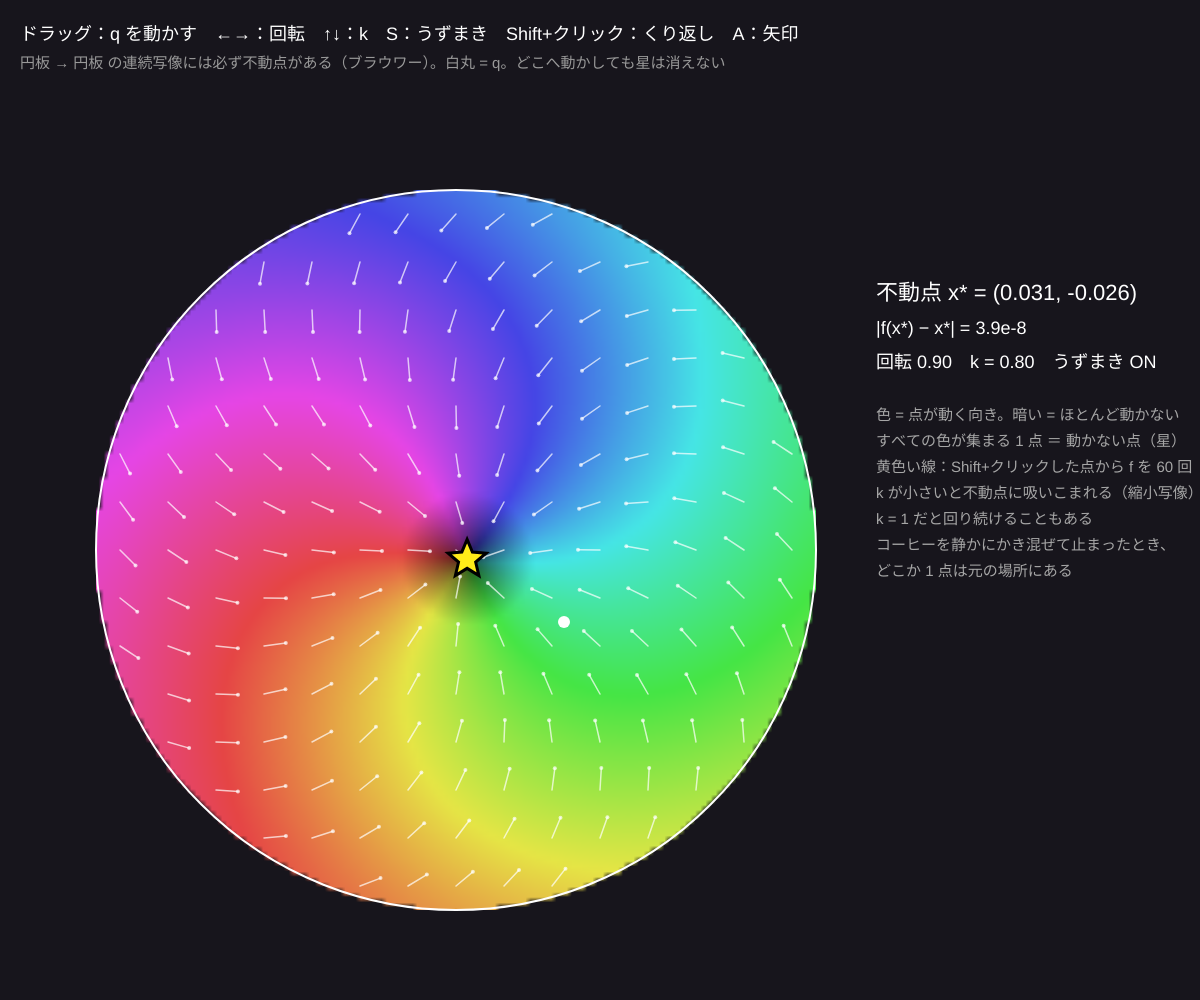
Frame 1 (no input)
Frame 60 (no input): identical to frame 1, image omitted
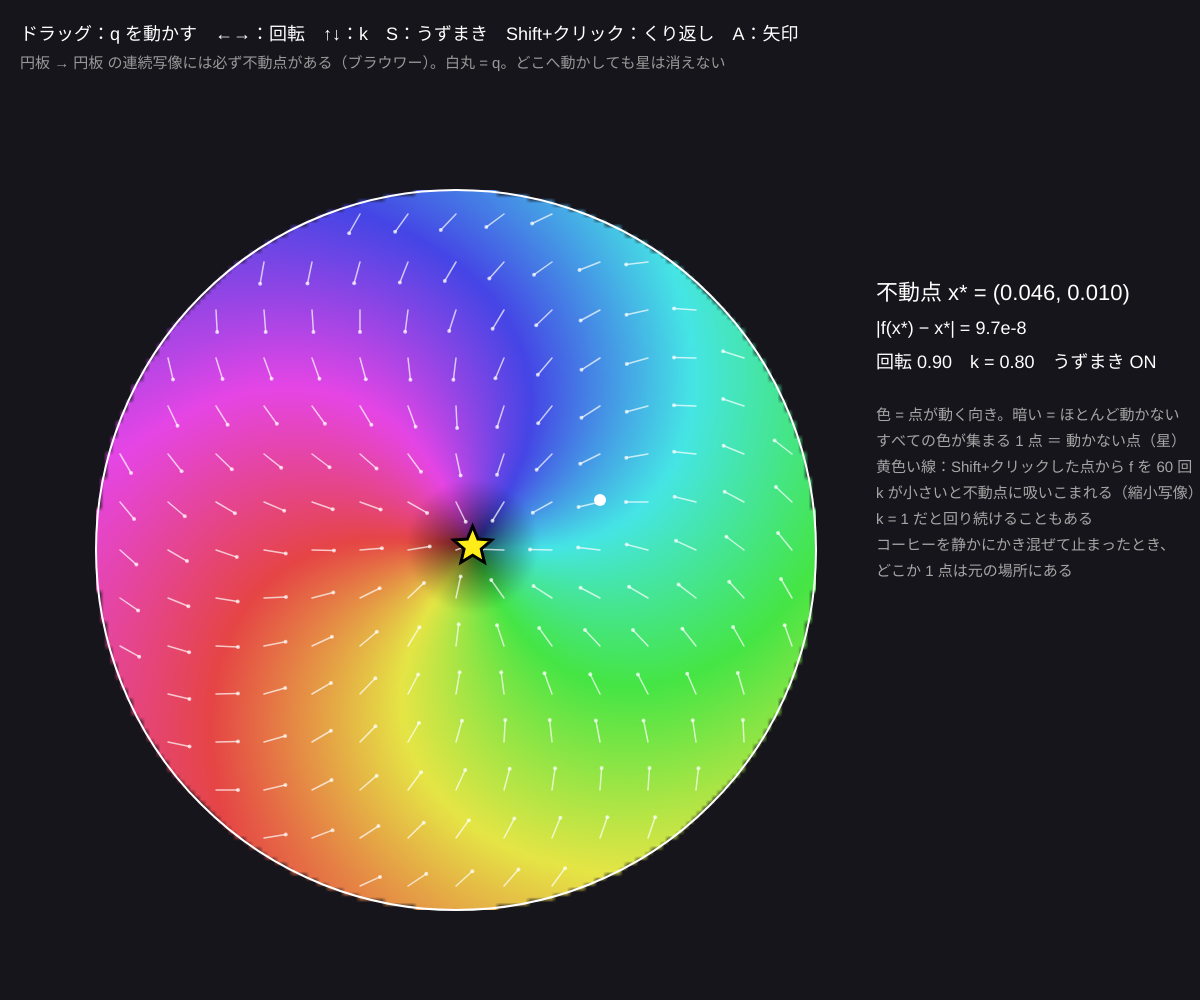
Frame 120 (the mouse pressed at the canvas centre since frame 60)

The p5.js sketch that drew these frames (run headless with seeded random() and noise() and a simulated clock; from frame 60 on, the mouse is pressed at the canvas centre):

// p5.js sketch
// ── sketch.js
// ============================================
// 11 ブラウワーの不動点定理（2 次元のイメージ）
// 円板を自分自身の中へ連続に（ちぎらずに）写すと、必ずどこか 1 点は動かない（不動点）
//   色 = 各点が動く向き。すべての色が集まる点が不動点。矢印 = 点がどこへ行くか
// ドラッグ = 縮める中心 q を動かす / ←→ = 回転 / ↑↓ = 縮める割合 k / S = うずまき ON/OFF / クリック（Shift） = その点から写像をくり返す / A = 矢印
// ============================================

let theta = 0.9;             // ★ 回転の角度
let k = 0.8;                 // ★ 縮める割合（1 = 縮めない）
let swirl = 2.5;             // ★ うずまきの強さ（中心ほど多く回る）
let q = { x: 0.3, y: -0.2 }; // 縮める中心
let showArrows = true;
let colorG, dirty = true;
let iter = null;
let fixedPt = null;
let Rd, cx, cy;
let dragging = false;

function setup() {
  createCanvas(windowWidth, windowHeight);
  colorMode(HSB, 360, 100, 100, 100);
  Rd = min(width * 0.3, height * 0.38); cx = width * 0.08 + Rd; cy = height * 0.55;
  colorG = createGraphics(140, 140);
  colorG.pixelDensity(1);
}

// ★ 写像 f：回転（中心ほど多く回るうずまき）してから、点 q へ向かって k 倍に縮める。円板の中に収まる
function f(x, y) {
  let a = theta + swirl * (1 - (x * x + y * y));
  let rx = x * Math.cos(a) - y * Math.sin(a), ry = x * Math.sin(a) + y * Math.cos(a);
  return { x: q.x + k * (rx - q.x), y: q.y + k * (ry - q.y) };
}

// 不動点さがし：粗く |f(p) − p| が最小の所を探し、細かく詰める
function findFixed() {
  let best = null, bd = 1e9;
  for (let i = 0; i <= 60; i++) for (let j = 0; j <= 60; j++) {
    let x = -1 + (2 * i) / 60, y = -1 + (2 * j) / 60;
    if (x * x + y * y > 1) continue;
    let p = f(x, y), d = Math.hypot(p.x - x, p.y - y);
    if (d < bd) { bd = d; best = { x, y }; }
  }
  let h = 0.03;
  for (let it = 0; it < 200 && h > 1e-7; it++) {
    let improved = false;
    for (let [dx, dy] of [[h, 0], [-h, 0], [0, h], [0, -h]]) {
      let x = best.x + dx, y = best.y + dy, p = f(x, y), d = Math.hypot(p.x - x, p.y - y);
      if (d < bd) { bd = d; best = { x, y }; improved = true; }
    }
    if (!improved) h /= 2;
  }
  return { x: best.x, y: best.y, err: bd };
}

function makeColors() {
  let n = colorG.width;
  colorG.loadPixels();
  for (let j = 0; j < n; j++) for (let i = 0; i < n; i++) {
    let x = -1 + (2 * (i + 0.5)) / n, y = 1 - (2 * (j + 0.5)) / n, o = 4 * (i + j * n);
    if (x * x + y * y > 1) { colorG.pixels[o + 3] = 0; continue; }
    let p = f(x, y), dx = p.x - x, dy = p.y - y, m = Math.hypot(dx, dy);
    let c = hsb2rgb(((Math.atan2(dy, dx) * 180) / Math.PI + 360) % 360, 0.7, 0.3 + 0.6 * Math.min(1, m * 3));
    colorG.pixels[o] = c[0]; colorG.pixels[o + 1] = c[1]; colorG.pixels[o + 2] = c[2]; colorG.pixels[o + 3] = 255;
  }
  colorG.updatePixels();
  fixedPt = findFixed();
  dirty = false;
}
// 色相（0〜360）・彩度・明るさ（0〜1）→ RGB（0〜255）
function hsb2rgb(h, s, v) {
  let c = v * s, x = c * (1 - Math.abs(((h / 60) % 2) - 1)), m = v - c, r = 0, g = 0, b = 0;
  if (h < 60) [r, g, b] = [c, x, 0]; else if (h < 120) [r, g, b] = [x, c, 0]; else if (h < 180) [r, g, b] = [0, c, x];
  else if (h < 240) [r, g, b] = [0, x, c]; else if (h < 300) [r, g, b] = [x, 0, c]; else [r, g, b] = [c, 0, x];
  return [(r + m) * 255, (g + m) * 255, (b + m) * 255];
}

function draw() {
  background(260, 25, 11);
  if (keyIsDown(LEFT_ARROW)) { theta -= 0.02; dirty = true; }
  if (keyIsDown(RIGHT_ARROW)) { theta += 0.02; dirty = true; }
  if (keyIsDown(UP_ARROW)) { k = min(1, k + 0.005); dirty = true; }
  if (keyIsDown(DOWN_ARROW)) { k = max(0.1, k - 0.005); dirty = true; }
  if (dragging) {
    let x = (mouseX - cx) / Rd, y = -(mouseY - cy) / Rd, m = Math.hypot(x, y);
    if (m > 0.95) { x *= 0.95 / m; y *= 0.95 / m; }
    q = { x, y }; dirty = true;
  }
  if (dirty) makeColors();
  image(colorG, cx - Rd, cy - Rd, Rd * 2, Rd * 2);
  noFill(); stroke(0, 0, 100); strokeWeight(2); circle(cx, cy, Rd * 2);
  // 矢印：p → f(p)
  if (showArrows) {
    stroke(0, 0, 100, 70); strokeWeight(1.5);
    for (let i = -7; i <= 7; i++) for (let j = -7; j <= 7; j++) {
      let x = i / 7.5, y = j / 7.5;
      if (x * x + y * y > 0.98) continue;
      let p = f(x, y), ax = cx + x * Rd, ay = cy - y * Rd, bx = cx + p.x * Rd, by = cy - p.y * Rd;
      let L = Math.hypot(bx - ax, by - ay), s = min(1, 22 / (L || 1));
      let ex = ax + (bx - ax) * s, ey = ay + (by - ay) * s;
      line(ax, ay, ex, ey); noStroke(); fill(0, 0, 100, 70); circle(ex, ey, 4); stroke(0, 0, 100, 70);
    }
  }
  // くり返しの軌跡
  if (iter) {
    let p = iter; noFill(); stroke(50, 90, 100); strokeWeight(2);
    beginShape(); vertex(cx + p.x * Rd, cy - p.y * Rd);
    for (let i = 0; i < 60; i++) { p = f(p.x, p.y); vertex(cx + p.x * Rd, cy - p.y * Rd); }
    endShape();
  }
  // q と不動点
  noStroke(); fill(0, 0, 100); circle(cx + q.x * Rd, cy - q.y * Rd, 12);
  if (fixedPt) {
    stroke(0, 0, 0); strokeWeight(3); fill(55, 90, 100);
    star(cx + fixedPt.x * Rd, cy - fixedPt.y * Rd, 9, 20);
  }
  let x0 = cx + Rd + 60;
  noStroke(); fill(0, 0, 100); textSize(22);
  text('不動点 x* = (' + nf(fixedPt.x, 1, 3) + ', ' + nf(fixedPt.y, 1, 3) + ')', x0, height * 0.3);
  textSize(18); text('|f(x*) − x*| = ' + fixedPt.err.toExponential(1), x0, height * 0.3 + 34);
  text('回転 ' + nf(theta, 1, 2) + '　k = ' + nf(k, 1, 2) + '　うずまき ' + (swirl ? 'ON' : 'off'), x0, height * 0.3 + 68);
  fill(0, 0, 65); textSize(15);
  let lines = ['色 = 点が動く向き。暗い = ほとんど動かない',
    'すべての色が集まる 1 点 ＝ 動かない点（星）',
    '黄色い線：Shift+クリックした点から f を 60 回',
    'k が小さいと不動点に吸いこまれる（縮小写像）',
    'k = 1 だと回り続けることもある',
    'コーヒーを静かにかき混ぜて止まったとき、',
    'どこか 1 点は元の場所にある'];
  lines.forEach((s, i) => text(s, x0, height * 0.3 + 120 + i * 26));
  fill(0, 0, 100); textSize(18);
  text('ドラッグ：q を動かす　←→：回転　↑↓：k　S：うずまき　Shift+クリック：くり返し　A：矢印', 20, 40);
  fill(0, 0, 60); textSize(15);
  text('円板 → 円板 の連続写像には必ず不動点がある（ブラウワー）。白丸 = q。どこへ動かしても星は消えない', 20, 68);
}

function star(x, y, r1, r2) {
  beginShape();
  for (let i = 0; i < 10; i++) { let a = -HALF_PI + (i * PI) / 5, r0 = i % 2 ? r1 : r2; vertex(x + r0 * cos(a), y + r0 * sin(a)); }
  endShape(CLOSE);
}

function mousePressed() {
  let x = (mouseX - cx) / Rd, y = -(mouseY - cy) / Rd;
  if (x * x + y * y > 1) return;
  if (keyIsDown(SHIFT)) iter = { x, y }; else dragging = true;
}
function mouseReleased() { dragging = false; }
function keyPressed() {
  if (key === 's' || key === 'S') { swirl = swirl ? 0 : 2.5; dirty = true; }
  if (key === 'a' || key === 'A') showArrows = !showArrows;
}

// ---------- やってみよう ----------
// 1. q をどこへ動かしても、回転をどう変えても星は消えない。円板の外へ出す写像（k > 1）にすると？
// 2. 円板のかわりに「ドーナツ形（輪）」だと不動点のない写像がある。どんな写像？（ヒント：回転だけ）
// 3. f() を自分の式に変えてみよう。円板の中に収まっていれば、必ず色が全部集まる点がある
// 4. 1 次元版：[0, 1] → [0, 1] の連続関数のグラフは必ず y = x と交わる。紙に描いて確かめよう
